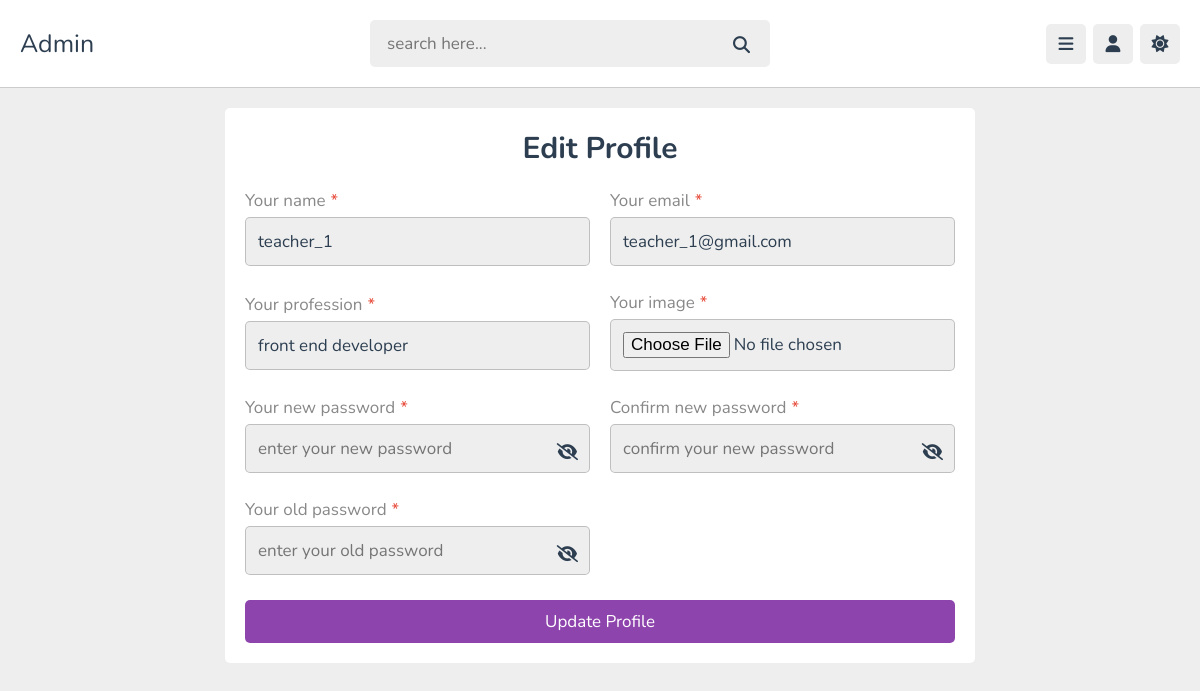
Page /admin/update.php (signed in) on the committed database.
### tables this page shows
CREATE TABLE `teachers` (
  `id` varchar(20) DEFAULT NULL,
  `name` varchar(50) DEFAULT NULL,
  `profession` varchar(50) DEFAULT NULL,
  `email` varchar(50) DEFAULT NULL,
  `password` varchar(50) DEFAULT NULL,
  `image` varchar(100) DEFAULT NULL
);

### admin/update.php (the view, shortened to what this page needs)
<?php
include '../components/connection.php';
?>
<!DOCTYPE html>
<html lang="en">
<head>
  <link rel="stylesheet" href="https://cdnjs.cloudflare.com/ajax/libs/font-awesome/6.1.2/css/all.min.css" />
  <link rel="stylesheet" href="../css/style.css" />
</head>
<body>
  <?php include '../components/admin_header.php' ?>
  <section class="form-container group-form">
    <form method="post" class="form" enctype="multipart/form-data">
      <h1>edit profile</h1>
      <div class="form-flex">
        <div class="input-group">
          <label for="name">Your name<span>*</span></label>
          <input type="text" name="name" id="name" class="input-box" placeholder="enter your name"
            value="<?=$fetch_teacher->name?>" />
        </div>
        <div class="input-group">
          <label for="email">Your email<span>*</span></label>
          <input type="email" name="email" id="email" class="input-box" placeholder="enter your email"
            value="<?=$fetch_teacher->email?>" />
        </div>
        <div class="input-group">
          <label for="profession">Your profession<span>*</span></label>
          <input type="text" name="profession" id="profession" class="input-box" placeholder="enter your profession"
            value="<?=$fetch_teacher->profession?>" />
        </div>
        <div class="input-group">
          <label for="image">Your image<span>*</span></label>
          <input type="file" name="image" id="image" class="input-box" placeholder="<?=$fetch_teacher->image?>" />
        </div>
        <div class="input-group">
          <label for="password">Your new password<span>*</span></label>
          <div class="password-container">
            <i class="fas fa-eye-slash password-toggle"></i>
            <input type="password" placeholder="enter your new password" name="password" id="password" class="input-box"
              maxlength="6" minlength="6" />
          </div>
        </div>
        <div class="input-group">
          <label for="cpassword">Confirm new password<span>*</span></label>
          <div class="password-container">
            <i class="fas fa-eye-slash password-toggle"></i>
            <input type="password" placeholder="confirm your new password" name="cpassword" id="cpassword"
              class="input-box" maxlength="6" minlength="6" />
          </div>
        </div>
        <div class="input-group">
          <label for="opassword">Your old password<span>*</span></label>
          <div class="password-container">
            <i class="fas fa-eye-slash password-toggle"></i>
            <input type="password" placeholder="enter your old password" name="opassword" id="opassword"
              class="input-box" maxlength="6" minlength="6" />
          </div>
        </div>
      </div>
      <button type="submit" name="update" class="btn">update profile</button>
    </form>
  </section>
</body>
</html>

### css/style.css (style rules this page uses)
:root { --main-color: #8e44ad; --red: #e74c3c; --orange: #f39c12; --light-color: #888; --light-bg: #eee; --black: #2c3e50; --white: #fff; --border: 0.1rem solid rgba(0, 0, 0, 0.2); --transition: 0.1s linear; }
* { font-family: "Nunito", sans-serif; margin: 0; padding: 0; box-sizing: border-box; outline: none; border: none; text-decoration: none; background: none; }
html { font-size: 62.5%; overflow-x: hidden; }
body { background-color: var(--light-bg); padding-left: 28rem; }
section { padding: 2rem; margin-bottom: 2rem; max-width: 1200px; margin: 0 auto; }
.btn { border-radius: 0.5rem; color: #fff; font-size: 1.7rem; cursor: pointer; text-transform: capitalize; padding: 1rem 1.5rem; text-align: center; margin-top: 1rem; display: block; width: 100%; background-color: var(--main-color); transition: var(--transition); }
.form h1 { font-size: 3rem; color: var(--black); text-align: center; font-weight: bolder; text-transform: capitalize; margin-bottom: 2rem; }
.form label { font-size: 1.7rem; color: var(--light-color); }
.form label span { color: var(--red); margin-left: 0.5rem; }
.form .input-box { width: 100%; margin-top: 1.7rem; padding: 1.2rem; background-color: var(--light-bg); color: var(--black); border-radius: 0.5rem; font-size: 1.7rem; border: var(--border); transition: var(--transition); }
.form .btn { margin-top: 2rem; }
.form .password-container { position: relative; }
.form .password-container .password-toggle { position: absolute; top: 40%; transform: translateY(-50%); right: 1.2rem; font-size: 1.7rem; color: var(--black); cursor: pointer; transition: var(--transition); }
.form-container .form { background-color: var(--white); padding: 2rem; border-radius: 0.5rem; width: 50rem; max-width: 100%; margin: 0 auto; }
.form-container .form .input-box { margin-bottom: 2.5rem; margin-top: 0.5rem; }
.form-container .form .btn { margin-top: 0; }
@media (max-width: 1200px) { body { padding-left: 0; } }
@media (min-width: 771px) { .group-form .form { width: 75rem; } }
@media (min-width: 771px) { .group-form .form .form-flex { display: flex; flex-wrap: wrap; align-items: center; column-gap: 2rem; } }
@media (min-width: 771px) { .group-form .form .input-group { width: calc((100% - 2rem) / 2); } }

### rows in the picture
teachers: name "teacher_1", email "teacher_1@gmail.com", profession "front end developer"
